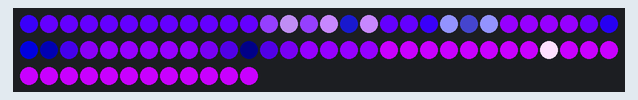
A sketch run on a simulated Arduino Uno, built with avr-gcc and run on an emulated ATmega328P. Parts: 72 RGB LEDs in strip order, left to right, continuing on the next row. Random numbers use the default seed unless the sketch sets one.

Above: at 5.39 s.
At 7.55 s:
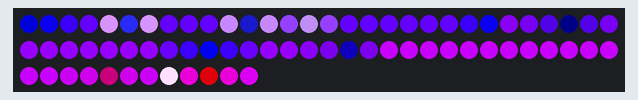
At 9.72 s:
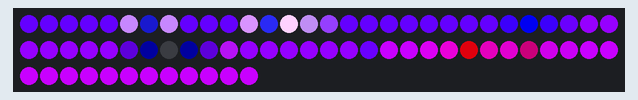
At 13.99 s:
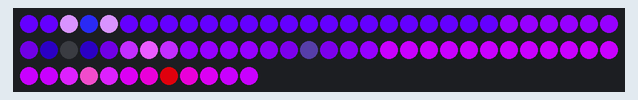
At 21.14 s:
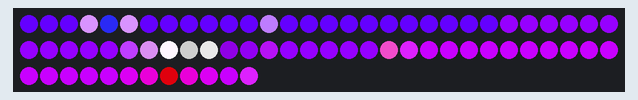
At 39.34 s:
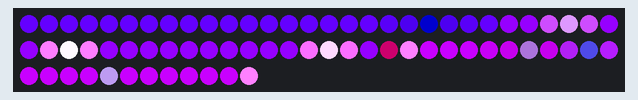

The sketch:

flowers.ino
```cpp
// NeoPixel test program showing use of the WHITE channel for RGBW
// pixels only (won't look correct on regular RGB NeoPixel strips).

#include <Adafruit_NeoPixel.h>


// Which pin on the Arduino is connected to the NeoPixels?
// On a Trinket or Gemma we suggest changing this to 1:
#define LED_PIN     6


// NeoPixel brightness, 0 (min) to 255 (max)
#define BRIGHTNESS 50
const int max_num_pulses = 15;
const int num_rings = 3;
const int pixels_per_ring = 24;
const int num_pixels = num_rings * pixels_per_ring;
// Declare our NeoPixel strip object:
Adafruit_NeoPixel strip(num_pixels, LED_PIN, NEO_GRBW + NEO_KHZ800);


uint8_t ringBaseR[num_rings] = {100, 150, 200};
uint8_t ringBaseG[num_rings] = {0, 0, 0};
uint8_t ringBaseB[num_rings] = {255, 255, 255};
uint8_t ringBaseW[num_rings] = {0, 0, 0};
int pulseLocations[max_num_pulses];
int pulseRings[max_num_pulses];
uint8_t pulseIntensities[max_num_pulses][4];
bool pulseDirections[max_num_pulses];
int pulseStepDelay[max_num_pulses];
uint8_t pulseStepsLeft[max_num_pulses];
uint8_t pulseWidths[max_num_pulses];
uint8_t rgbwColors[num_pixels][4];
long nextPulseCheckTime[max_num_pulses];

void setup() {
  strip.begin();           // INITIALIZE NeoPixel strip object (REQUIRED)
  strip.show();            // Turn OFF all pixels ASAP
  strip.setBrightness(255); // Set BRIGHTNESS to about 1/5 (max = 255)
  for (int i=0; i < max_num_pulses; i++){
    pulseStepsLeft[i] = 0;
  }
  //Serial.begin(115200);

}

void loop() {
  for (int i=0; i < num_pixels; i++){
      int ringIndex = i / pixels_per_ring;
      rgbwColors[i][0] = ringBaseR[ringIndex];
      rgbwColors[i][1] = ringBaseG[ringIndex];
      rgbwColors[i][2] = ringBaseB[ringIndex];
      rgbwColors[i][3] = ringBaseW[ringIndex];
  }
  for (int i=0; i < max_num_pulses; i++){
    if (pulseStepsLeft[i] > 0){ //add each active pulse to the pixels
      if (millis() > nextPulseCheckTime[i]){
        pulseStepsLeft[i] -=1;
        nextPulseCheckTime[i] = millis() + pulseStepDelay[i];
        pulseLocations[i] += pulseDirections[i] ? 1: -1;
        pulseLocations[i] = (pixels_per_ring + pulseLocations[i]) % pixels_per_ring;
      }
      for (int j=0; j<pulseWidths[i]; j++){
        int upLocation = ((pulseLocations[i] + j) % pixels_per_ring) + (pulseRings[i] * pixels_per_ring);
        int dnLocation = ((pixels_per_ring + pulseLocations[i] - j) % pixels_per_ring) + (pulseRings[i] * pixels_per_ring);
        for (int k=0; k<3; k++){
          int colorAddition = (pulseIntensities[i][k] * (pulseWidths[i] - j));
          rgbwColors[upLocation][k] -= min(colorAddition, rgbwColors[upLocation][k]);
          rgbwColors[dnLocation][k] -= min(colorAddition, rgbwColors[dnLocation][k]);
        }
        int colorAddition = (pulseIntensities[i][3] * (pulseWidths[i] - 3));
        rgbwColors[upLocation][3] -= min(colorAddition, rgbwColors[upLocation][3]);
        rgbwColors[dnLocation][3] -= min(colorAddition, rgbwColors[dnLocation][3]);
      }
    }
    else { // decide if we should initialize another
      if (random(1000) == 1){
        //Serial.println(i);
        pulseStepsLeft[i] = random(100) + 5;
        nextPulseCheckTime[i] = 0;
        pulseLocations[i] = random(pixels_per_ring);
        pulseStepDelay[i] = 50 + random(250);
        pulseRings[i] = random(num_rings);
        pulseWidths[i] =  random(3) + 1;
        pulseIntensities[i][0] = random(50);
        pulseIntensities[i][1] = random(20);
        pulseIntensities[i][2] = random(50);
        pulseIntensities[i][3] = random(150);
        pulseDirections[i] = random(2) == 1;
      }
    }
  }
  for (int i=0; i < num_pixels; i++){
    strip.setPixelColor(i, strip.Color(rgbwColors[i][0], rgbwColors[i][1], rgbwColors[i][2], rgbwColors[i][3]));

  }
  strip.show();
  //Serial.println('L');
}
```
